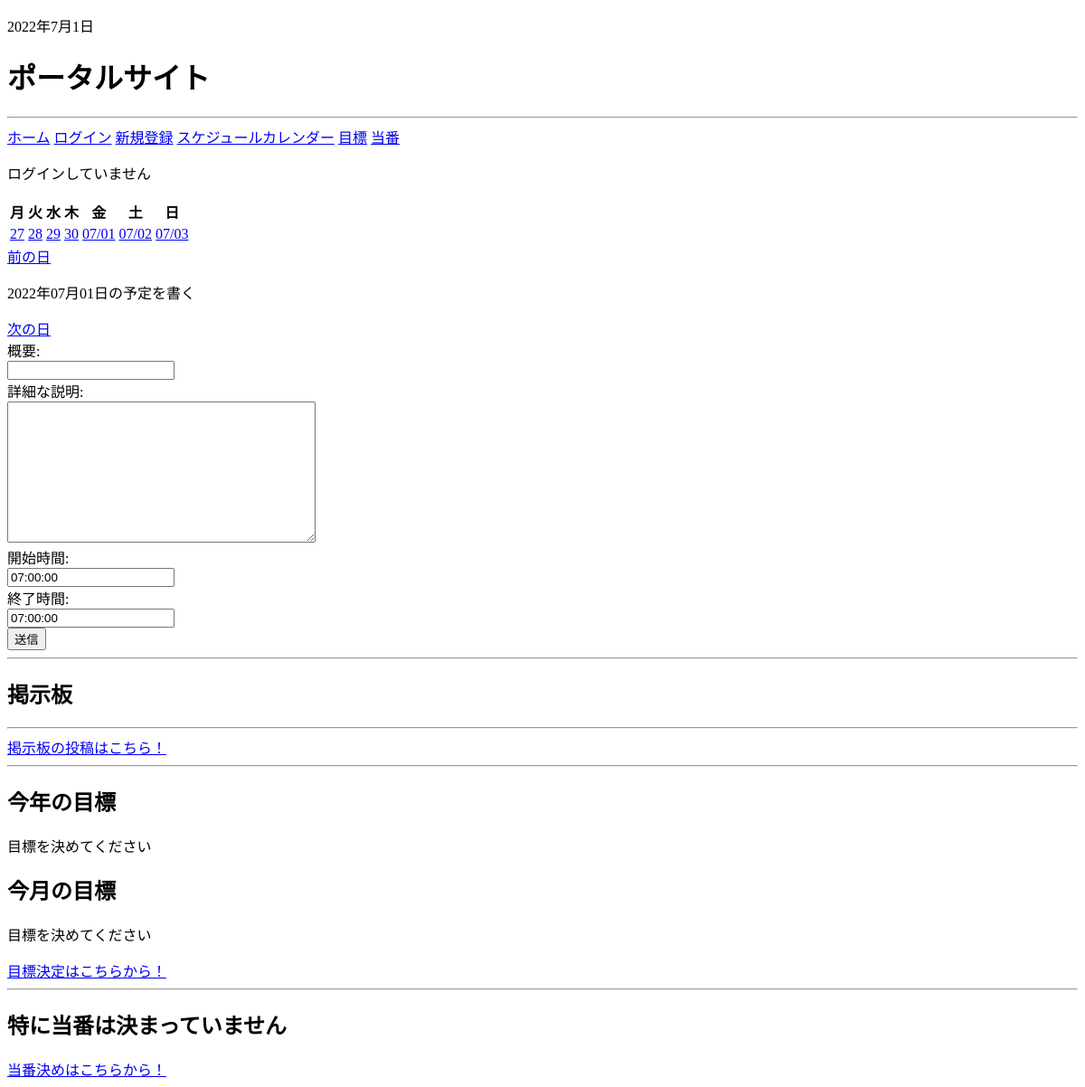
Before: / with the older database file.
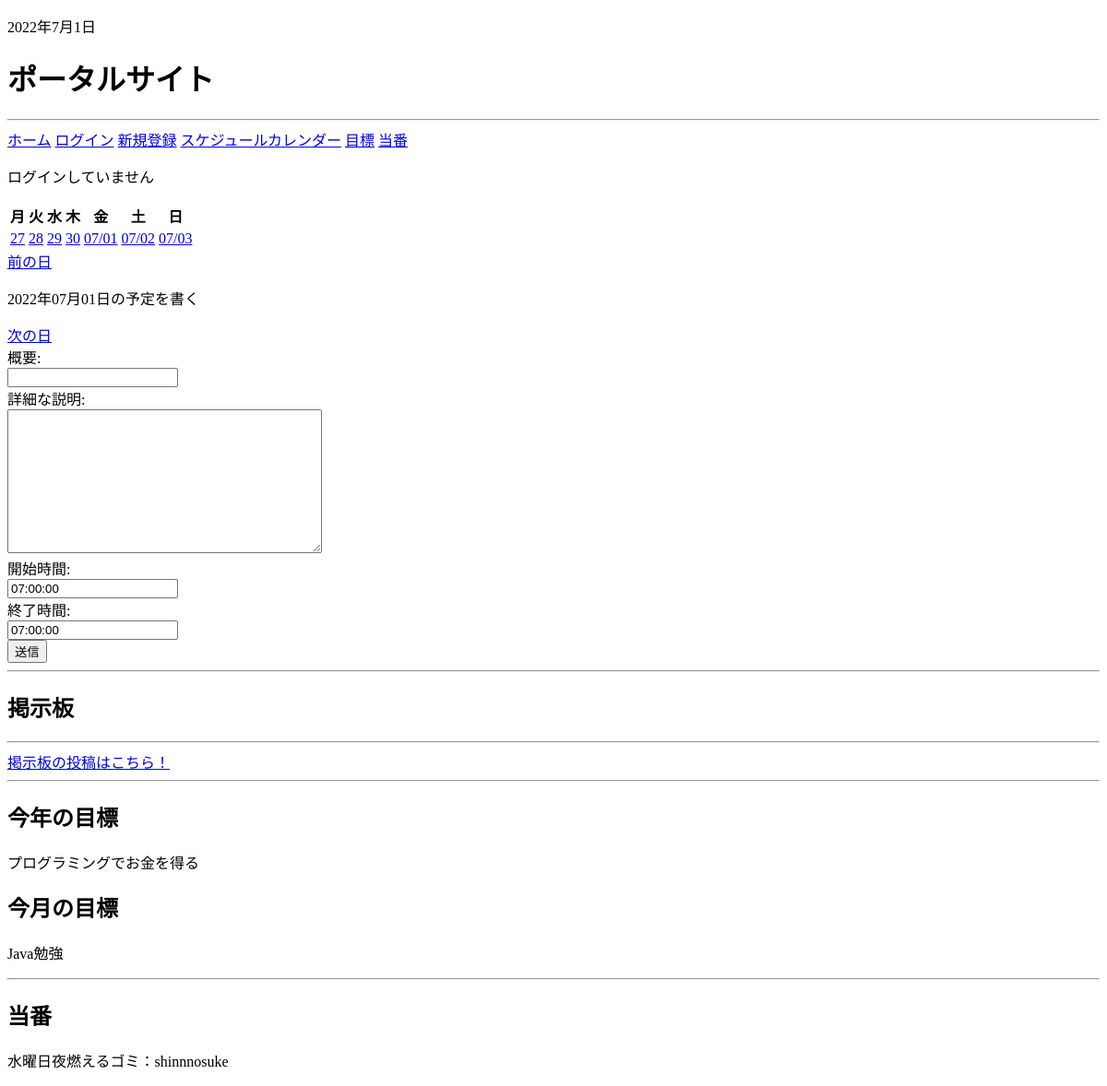
After: the same page with the newer database file.
### app/models.py (models this page shows)
class Goal(models.Model):
    year = models.CharField("今年の目標",max_length=100)
    month = models.CharField("今月の目標",max_length=100)
    date = models.DateField("日付")

class Role(models.Model):
    user = models.ForeignKey(User, on_delete=models.CASCADE)
    role = models.CharField("やること", max_length=50)

### app/views.py (the view, shortened to what this page needs)
# urls.py: path("", frontpages.as_view(), name="frontpage"),
class frontpages(mixins.WeekWithScheduleMixin, generic.CreateView):
    template_name = 'blog/frontpage.html'
    model = Schedule
    date_field = 'date'
    form_class = BS4ScheduleForm
    def get_context_data(self, **kwargs):
        context = super().get_context_data(**kwargs)
        week_calendar_context = self.get_week_calendar()
        context.update(week_calendar_context)
        posts = Post.objects.all()
        context["posts"] = posts
        goal_all = Goal.objects.all()
        context["goal_all"] = goal_all
        for i in range(0, len(goal_all)):
            goal_first = goal_all[i]
            if 1 != goal_first:
                break
            else:
                context["goal_first"] = goal_first
        year_month = []
        date = datetime.date.today()
        date = date.replace(year=date.year, month=date.month, day=1)
        year_month.append(date)
        context["year_month"] = year_month
        nowdate = datetime.date.today()
        nowdate = nowdate.replace(year=nowdate.year, month=nowdate.month, day=1)
        now_month_goal = self.get_month_goal(nowdate)
        context["now_month_goal"] = now_month_goal
        role_all = Role.objects.all()
        context["role_all"] = role_all
        print(context)
        return context

### app/forms.py (shortened to what this page needs)
class BS4ScheduleForm(forms.ModelForm):
    class Meta:
        model = Schedule
        fields = ('summary', 'description', 'start_time', 'end_time')
        widgets = {
            'summary': forms.TextInput(attrs={
                'class': 'form-control',
            }),
            'description': forms.Textarea(attrs={
                'class': 'form-control',
            }),
            'start_time': forms.TextInput(attrs={
                'class': 'form-control',
            }),
            'end_time': forms.TextInput(attrs={
                'class': 'form-control',
            }),
        }

### app/context_processors.py (called while the page is built)
def some_processor(request: HttpRequest):
    year_month = []
    date = datetime.date.today()
    date = date.replace(year=date.year, month=date.month, day=1)
    year_month.append(date)
    context = {}
    now = datetime.datetime.now()
    context["now"] = now
    context["year_month_day"] = year_month
    goal_all = Goal.objects.all()
    for i in range(0, len(goal_all)):
        goal_first = goal_all[i]
        context["goal_first"] = goal_first
        if 1 != goal_first:
            break
    return context

### app/templates/blog/frontpage.html (shortened to what this page needs)
{% extends "blog/base.html" %}
{% block content %}
<body>
    {% if user.is_authenticated %}
    <p>{{ user.get_username }}でログイン中</p>
    {% else %}
    <p>ログインしていません</p>
    {% endif %}
<div class="post block">
    <div class="col-md-9">
        {% include 'blog/week.html' %}
    </div>
    <div>
    <a href="{% url 'frontpage' day_previous.year day_previous.month day_previous.day %}">前の日</a>
    <p>{{ day_current | date:"Y年m月d日" }}の予定を書く</p>
    <a href="{% url 'frontpage' day_next.year day_next.month day_next.day %}">次の日</a>
    </div>
    <form action="" method="POST">
        {% for field in form %}
            <div class="form-group row">
                <label for="{{ field.id_for_label }}"
                       class="col-sm-4 col-form-label">{{ field.label_tag }}</label>
                <div class="col-sm-8">
                    {{ field }}
                </div>
            </div>
        {% endfor %}
        <button type="submit" class="btn btn-primary">送信</button>
    </form>
    </div>
</div>
<hr>
<h1>掲示板</h1>
<hr>
<a href="{% url  'bulletinboard' %}">掲示板の投稿はこちら！</a>
<hr>
<h1>今年の目標</h1>
{% if goal_first.year%}
    <p>{{goal_first.year}}</p>
{% else %}
    <p>目標を決めてください</p>
{% endif %}
<div>
    <h1>今月の目標</h1>
        {% for months, goals in now_month_goal.items %}
            {% if goals %}
                <tr>
                    {% for goal in goals %}
                        <p>{{goal.month}}</p>
                    {% endfor %}
                </tr>
            {% else %}
            <tr>
                <p>目標を決めてください</p>
                {% for month in year_month_day %}
                <a href="{% url 'goal_form' month.year month.month month.day %}">目標決定はこちらから！</a>
                {% endfor %}
            </tr>
            {% endif %}
        {% endfor %}
</div>
<hr>
<div>
    {% if role_all %}
        <h1>当番</h1>
        {% for role in role_all|slice:"5" %}
            <p>{{role.role}}：{{role.user}}</p>
        {% endfor %}
    {% else %}
        <h1>特に当番は決まっていません</h1>
        <a href="{% url 'role' %}">当番決めはこちらから！</a>
    {% endif %}
</div>
</body>
{% endblock %}

Changed rows visible on the page:
added Goal: year "プログラミングでお金を得る"
added Goal: month "Java勉強"
added Role: role "水曜日夜燃えるゴミ", user "shinnnosuke"
Other visible differences:
text no longer shown: "目標を決めてください 特に当番は決まっていません 当番決めはこちらから！"
text now shown: "当番"
list line gone: "目標を決めてください 目標決定はこちらから！"
